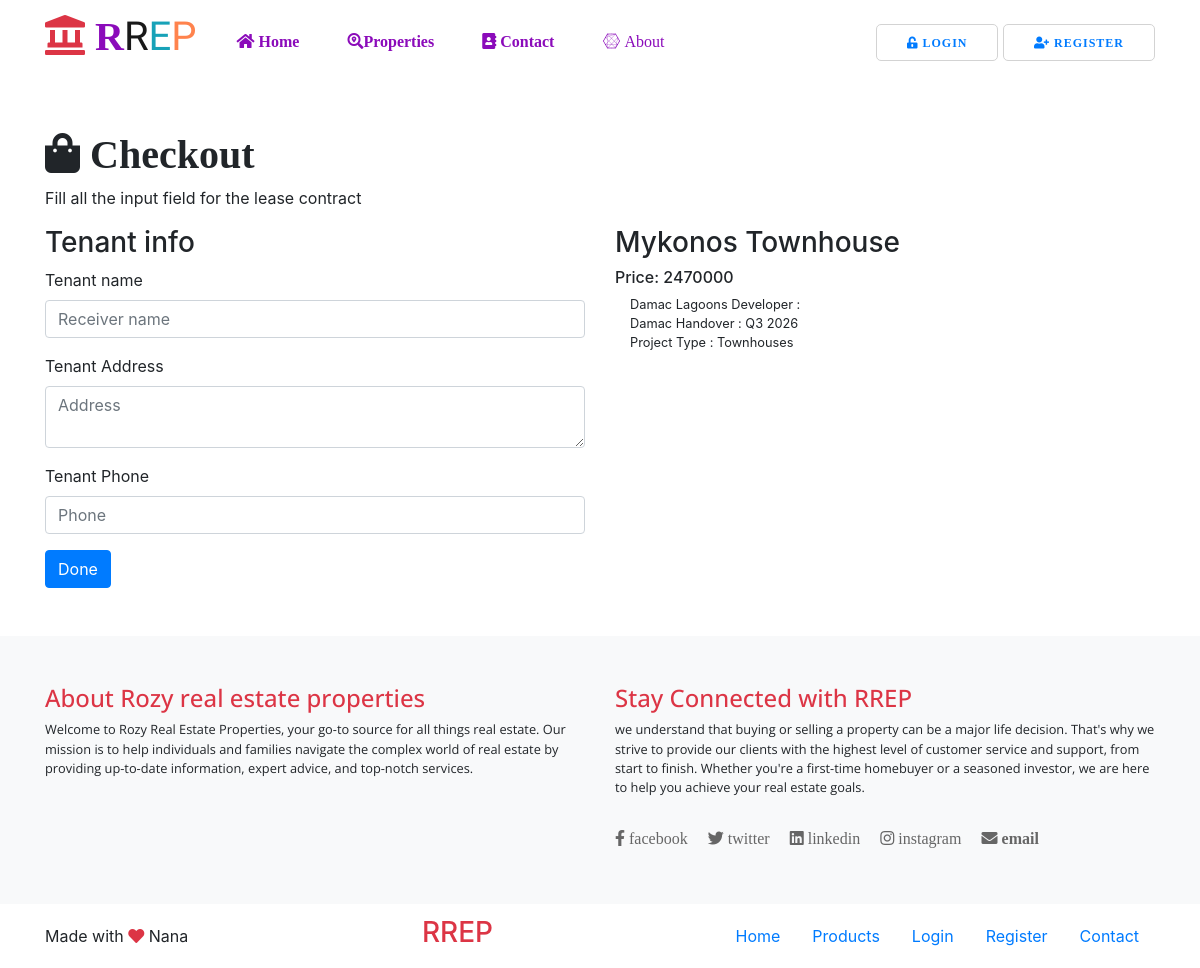
The app's page /reserve_now/8 with its own data.
### adapters/orm.py (models this page shows)
class Product(Base):
    __tablename__ = 'products'
    ID = Column(Integer, primary_key=True, autoincrement=True, nullable=False)
    ProductName = Column(String(100), nullable=False, unique=True)
    ProductDescription = Column(String(300), nullable=False)
    Price = Column(Integer, nullable=False)
    Category = Column(String(20), nullable=False)
    Landlord = Column(Integer, ForeignKey(Users.ID))
    Users = relationship(Users)
    Date = Column(DateTime, default=datetime.datetime.utcnow)

### app.py (the view)
@app.route('/reserve_now/<int:product_id>', methods=['GET', 'POST'])
def reserve_now(product_id):
    reserve_form = DeliveryAddressForm()
    the_product = session.query(Product).filter_by(ID=product_id).first()
    if reserve_form.validate_on_submit():
        new_reserve = Reserve(ProductName=the_product.ProductName, ReceiverName=reserve_form.Name.data, PhoneNumber=reserve_form.Phone.data, Address=reserve_form.Address.data)
        session.add(new_reserve)
        session.commit()
        return redirect(url_for('thank_you'))
    return render_template('reserve_now.html',reserve_form=reserve_form, product=the_product)

### forms.py
class DeliveryAddressForm(FlaskForm):
    Name = StringField("", validators=[InputRequired(), Length(min=2, max=20)], render_kw={"placeholder": "Receiver name"})
    Address = TextAreaField("",validators=[InputRequired(), Length(min=4, max=300)], render_kw={"placeholder": "Address"})
    Phone = IntegerField("", validators=[InputRequired()], render_kw={"placeholder": "Phone"})
    Submit = SubmitField("Done")

### config.py (called while the page is built)
def remove_session(response_or_exc):
    session.remove()
    return response_or_exc

### templates/reserve_now.html (shortened to what this page needs)
{% extends 'layout.html' %}
{% block content %}
<section class="py-5">
    <div class="container">
        <h1><i class="fas fa-shopping-bag"> Checkout </i></h1>
        <p>Fill all the input field for the lease contract</p>
        <div class="row">
            <div class="col-6">
                <h3>Tenant info</h3>
                <form method="POST" action="{{ url_for('reserve_now', product_id=product.ID)}}">
                    <div class="form-group">
                        <label for="formGroupExampleInput">Tenant name</label>
                        {{ reserve_form.Name(class='form-control') }}
                    </div>
                    <div class="form-group">
                        <label for="formGroupExampleInput">Tenant Address</label>
                        {{ reserve_form.Address(class='form-control') }}
                    </div>
                    <div class="form-group">
                        <label for="formGroupExampleInput">Tenant Phone</label>
                        {{ reserve_form.Phone(class='form-control') }}
                    </div>
                    {{ reserve_form.Submit(class='btn btn-primary') }}
                </form>
            </div>
            <div class="col-6">
                <h3>{{ product.ProductName }}</h3>
                <h6>Price: {{ product.Price }}</h6>
                <p class="small col-5">{{ product.ProductDescription }}</p>
            </div>
        </div>
    </div>
</section>
{% endblock %}

### records on screen
Product: ProductName "Mykonos Townhouse", Price "2470000", ProductDescription "Damac Lagoons Developer : Damac Handover : Q3 2026 Project Type : Townhouses"
